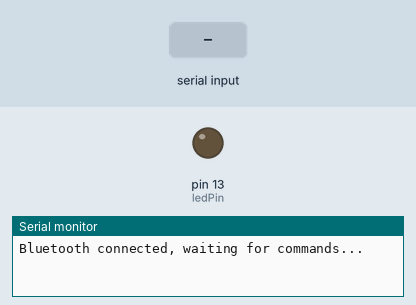
This sketch was run on a simulated Arduino Uno, built with avr-gcc and run on an emulated ATmega328P. Parts: output pins drawn as LEDs (lit = HIGH), the last lines printed to the serial monitor. The inputs (shaded band) are chosen by the test bench.

Above: at 1.2 s.
1.3 s: "1" received over the second serial link
At 2.1 s:
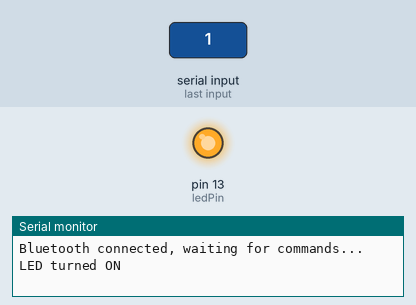
2.8 s: "0" received over the second serial link
At 3.3 s:
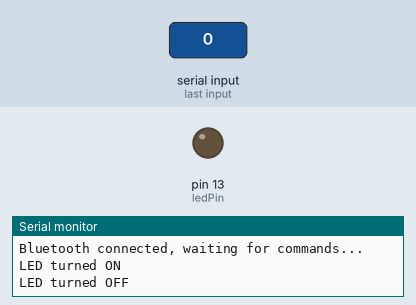
Timing chart, 0 to 5.8 s (numbered marks = the images above; inputs shaded):
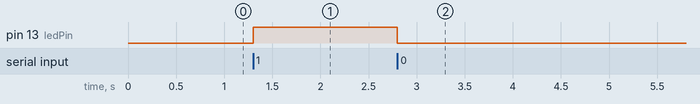

The sketch:

HelloLight.ino
```cpp
#include <SoftwareSerial.h>

// Define the LED pin and Bluetooth module pins
const int ledPin = 13;
const int bluetoothTx = 11;
const int bluetoothRx = 10;

// Set up a new serial port
SoftwareSerial bluetooth(bluetoothTx, bluetoothRx);

void setup() {

 pinMode(ledPin, OUTPUT);

 Serial.begin(9600);

//   Start the software serial port for Bluetooth communication
 bluetooth.begin(9600);
 Serial.println("Bluetooth connected, waiting for commands...");
}

void loop() {

 // Check if data is available to read from the Bluetooth module
 if (bluetooth.available()) {
   char receivedChar = bluetooth.read();

   // Turn the LED on or off based on the received command
   if (receivedChar == '1') {
     digitalWrite(ledPin, HIGH);
     Serial.println("LED turned ON");
   } else if (receivedChar == '0') {
     digitalWrite(ledPin, LOW);
     Serial.println("LED turned OFF");
   }
 }
}
```

Measured:
- after the input at 1.3 s, pin 13 (ledPin): LOW → HIGH at once
- after the input at 2.8 s, pin 13 (ledPin): HIGH → LOW at once
